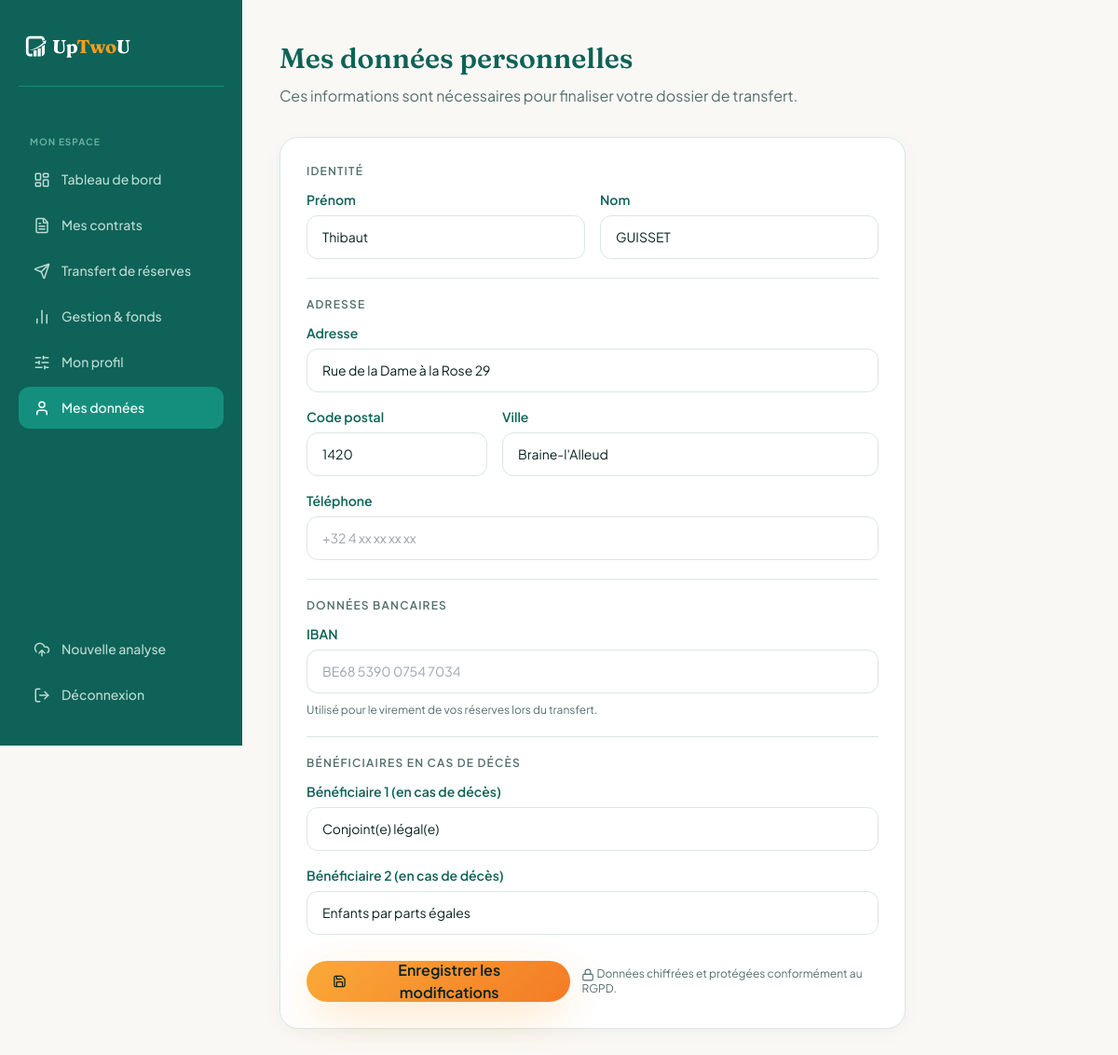
Screenshot of /client/donnees (signed in) with the database file from the repository.
### models.py (models this page shows, shortened)
class Client(db.Model):
    __tablename__ = 'client'
    id = db.Column(db.Integer, primary_key=True)
    user_id = db.Column(db.Integer, db.ForeignKey('user.id'), nullable=False)
    nom = db.Column(db.String(100))
    prenom = db.Column(db.String(100))
    date_naissance = db.Column(db.String(10))   # JJ/MM/AAAA
    sexe = db.Column(db.String(1))              # 'F' | 'M'
    niss = db.Column(db.String(20))
    adresse = db.Column(db.String(200))
    ville = db.Column(db.String(100))
    code_postal = db.Column(db.String(10))
    telephone = db.Column(db.String(20))
    iban = db.Column(db.String(34))
    beneficiaire_vie = db.Column(db.String(200))    # en cas de vie
    beneficiaire_1 = db.Column(db.String(200))      # en cas de décès — 1er
    beneficiaire_2 = db.Column(db.String(200))      # en cas de décès — 2ème
    profil_risque = db.Column(db.String(20))    # prudent | equilibre | dynamique | conviction
    profil_choisi_par = db.Column(db.String(20))  # client | courtier
    profil_date = db.Column(db.DateTime)
    pays = db.Column(db.String(100), default='Belgique')
    kyc_verifie = db.Column(db.Boolean, default=False)
    kyc_document = db.Column(db.String(200))      # filename of uploaded ID
    frais_acceptes = db.Column(db.Boolean, default=False)
    questionnaire_score = db.Column(db.Integer)   # raw score 0-18
    contrats = db.relationship('Contrat', backref='client', lazy=True)
    analyses = db.relationship('Analyse', backref='client', lazy=True)

### app.py (the view)
@app.route("/client/donnees", methods=["GET", "POST"])
@login_required
@client_required
def client_donnees():
    client = current_user.client_profile
    form = DonneesForm(obj=client)
    if form.validate_on_submit():
        form.populate_obj(client)
        db.session.commit()
        flash("Vos données ont été mises à jour.", "success")
        return redirect(url_for('client_donnees'))
    return render_template("client/donnees.html", client=client, form=form)

### forms.py
class DonneesForm(FlaskForm):
    nom = StringField('Nom', validators=[DataRequired()])
    prenom = StringField('Prénom', validators=[DataRequired()])
    date_naissance = StringField('Date de naissance', validators=[
        Optional(),
        Regexp(r'^\d{2}/\d{2}/\d{4}$', message='Format attendu : JJ/MM/AAAA')
    ])
    sexe = SelectField('Sexe', choices=[('', '—'), ('F', 'Femme'), ('M', 'Homme')],
                       validators=[Optional()])
    adresse = StringField('Adresse', validators=[Optional()])
    ville = StringField('Ville', validators=[Optional()])
    code_postal = StringField('Code postal', validators=[Optional()])
    telephone = StringField('Téléphone', validators=[Optional()])
    iban = StringField('IBAN', validators=[Optional()])
    beneficiaire_1 = StringField('Bénéficiaire 1 (en cas de décès)', validators=[Optional()])
    beneficiaire_2 = StringField('Bénéficiaire 2 (en cas de décès)', validators=[Optional()])
    submit = SubmitField('Enregistrer les modifications')

### app.py (called while the page is built)
@login_manager.user_loader
def load_user(user_id):
    return db.session.get(User, int(user_id))

def client_required(f):
    @wraps(f)
    def decorated(*args, **kwargs):
        if not current_user.is_authenticated or current_user.role != 'client':
            flash("Accès réservé aux clients.", "error")
            return redirect(url_for('index'))
        return f(*args, **kwargs)
    return decorated

### templates/client/donnees.html (shortened to what this page needs)
{% extends "client/_base.html" %}
{% block content %}
<div class="dashboard-header">
  <h1>Mes données personnelles</h1>
  <p>Ces informations sont nécessaires pour finaliser votre dossier de transfert.</p>
</div>
<div class="dashboard-card max-w-2xl">
  <form method="POST" class="flex flex-col gap-5">
    <div>
      <p class="text-xs uppercase tracking-widest font-semibold text-muted mb-3">Identité</p>
      <div class="grid grid-cols-2 gap-4">
        <div class="form-group">
          <label class="form-label">{{ form.prenom.label.text }}</label>
          {{ form.prenom(class="form-input") }}
        </div>
        <div class="form-group">
          <label class="form-label">{{ form.nom.label.text }}</label>
          {{ form.nom(class="form-input") }}
        </div>
      </div>
    </div>
    <div style="height:1px;background:var(--border);"></div>
    <div>
      <p class="text-xs uppercase tracking-widest font-semibold text-muted mb-3">Adresse</p>
      <div class="flex flex-col gap-4">
        <div class="form-group">
          <label class="form-label">{{ form.adresse.label.text }}</label>
          {{ form.adresse(class="form-input", placeholder="Rue de la Loi 16") }}
        </div>
        <div class="grid grid-cols-3 gap-4">
          <div class="form-group">
            <label class="form-label">{{ form.code_postal.label.text }}</label>
            {{ form.code_postal(class="form-input", placeholder="1000") }}
          </div>
          <div class="form-group col-span-2">
            <label class="form-label">{{ form.ville.label.text }}</label>
            {{ form.ville(class="form-input", placeholder="Bruxelles") }}
          </div>
        </div>
        <div class="form-group">
          <label class="form-label">{{ form.telephone.label.text }}</label>
          {{ form.telephone(class="form-input", placeholder="+32 4 xx xx xx xx") }}
        </div>
      </div>
    </div>
    <div style="height:1px;background:var(--border);"></div>
    <div>
      <p class="text-xs uppercase tracking-widest font-semibold text-muted mb-3">Données bancaires</p>
      <div class="form-group">
        <label class="form-label">{{ form.iban.label.text }}</label>
        {{ form.iban(class="form-input", placeholder="BE68 5390 0754 7034") }}
        <p class="text-xs text-muted mt-1">Utilisé pour le virement de vos réserves lors du transfert.</p>
      </div>
    </div>
    <div style="height:1px;background:var(--border);"></div>
    <div>
      <p class="text-xs uppercase tracking-widest font-semibold text-muted mb-3">Bénéficiaires en cas de décès</p>
      <div class="flex flex-col gap-4">
        <div class="form-group">
          <label class="form-label">{{ form.beneficiaire_1.label.text }}</label>
          {{ form.beneficiaire_1(class="form-input", placeholder="ex. Marie Dupont — épouse") }}
        </div>
        <div class="form-group">
          <label class="form-label">{{ form.beneficiaire_2.label.text }}</label>
          {{ form.beneficiaire_2(class="form-input", placeholder="ex. Louis Dupont — fils") }}
        </div>
      </div>
    </div>
    <div class="flex items-center gap-3 pt-2">
      <button type="submit" class="btn btn-primary" style="height:2.75rem;padding:0 1.75rem;">
        <i data-lucide="save" style="width:1rem;height:1rem;margin-right:0.5rem;"></i>
        {{ form.submit.label.text }}
      </button>
      <p class="text-xs text-muted">
        <i data-lucide="lock" style="width:0.875rem;height:0.875rem;display:inline;"></i>
        Données chiffrées et protégées conformément au RGPD.
      </p>
    </div>
  </form>
</div>
{% endblock %}

### static/css/style.css (style rules this page uses)
:root { --background: hsl(40, 33%, 97%); --foreground: hsl(175, 60%, 8%); --card: hsl(0, 0%, 100%); --card-foreground: hsl(175, 60%, 8%); --primary: hsl(172, 75%, 22%); --primary-foreground: hsl(40, 33%, 97%); --primary-glow: hsl(165, 70%, 45%); --secondary: hsl(168, 30%, 92%); --secondary-foreground: hsl(172, 75%, 22%); --muted: hsl(40, 20%, 93%); --muted-foreground: hsl(175, 15%, 38%); --accent: hsl(35, 95%, 55%); --accent-foreground: hsl(175, 60%, 8%); --accent-soft: hsl(35, 95%, 92%); --border: hsl(168, 20%, 88%); --radius: 1rem; --shadow-glow: 0 20px 60px -15px hsl(172 75% 22% / 0.35); --shadow-accent: 0 15px 50px -10px hsl(35 95% 55% / 0.45); --shadow-soft: 0 8px 30px -8px hsl(172 75% 22% / 0.12); --shadow-card: 0 4px 20px -4px hsl(172 75% 22% / 0.08); }
*, *::before, *::after { box-sizing: border-box; }
html { scroll-behavior: smooth; }
body { margin: 0; background-color: var(--background); color: var(--foreground); font-family: "Plus Jakarta Sans", ui-sans-serif, system-ui, sans-serif; -webkit-font-smoothing: antialiased; }
.text-muted { color: var(--muted-foreground) !important; }
.btn { display: inline-flex; align-items: center; justify-content: center; font-weight: 600; font-size: 0.875rem; transition: all 0.2s ease; cursor: pointer; text-decoration: none; border: none; outline: none; }
.btn-primary { background: linear-gradient(135deg, hsl(35 95% 60%) 0%, hsl(25 90% 55%) 100%); color: var(--accent-foreground); border-radius: 9999px; padding: 0 1.75rem; height: 3.5rem; font-size: 1rem; box-shadow: var(--shadow-accent); }
[data-lucide] { display: inline-block; vertical-align: middle; }
.dashboard-header { margin-bottom: 2rem; }
.dashboard-header h1 { font-family: "Fraunces", serif; font-size: 1.875rem; font-weight: 600; color: var(--primary); margin: 0; }
.dashboard-header p { color: var(--muted-foreground); margin: 0.375rem 0 0; }
.dashboard-card { background: var(--card); border: 1px solid var(--border); border-radius: 1.25rem; padding: 1.75rem; box-shadow: var(--shadow-card); }
.form-group { display: flex; flex-direction: column; gap: 0.375rem; }
.form-label { font-size: 0.875rem; font-weight: 600; color: var(--primary); }
.form-input { padding: 0.75rem 1rem; border: 1px solid var(--border); border-radius: 0.75rem; font-size: 0.875rem; font-family: inherit; background: white; color: var(--foreground); transition: border-color 0.2s; outline: none; width: 100%; box-sizing: border-box; }

### rows the page displays
Client: prenom "Thibaut", nom "GUISSET", adresse "Rue de la Dame à la Rose 29", code_postal "1420", ville "Braine-l'Alleud", beneficiaire_1 "Conjoint(e) légal(e)", beneficiaire_2 "Enfants par parts égales"
